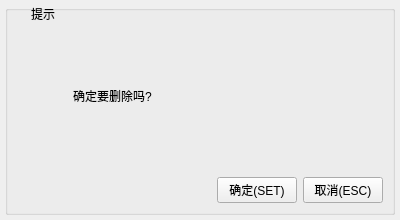
<?xml version="1.0" encoding="UTF-8"?>
<ui version="4.0">
 <class>myMessageBox</class>
 <widget class="QWidget" name="myMessageBox">
  <property name="geometry">
   <rect>
    <x>0</x>
    <y>0</y>
    <width>400</width>
    <height>220</height>
   </rect>
  </property>
  <property name="windowTitle">
   <string>Form</string>
  </property>
  <layout class="QGridLayout" name="gridLayout">
   <property name="leftMargin">
    <number>0</number>
   </property>
   <property name="topMargin">
    <number>0</number>
   </property>
   <property name="rightMargin">
    <number>0</number>
   </property>
   <property name="bottomMargin">
    <number>0</number>
   </property>
   <property name="spacing">
    <number>0</number>
   </property>
   <item row="0" column="0">
    <widget class="QWidget" name="widget_main" native="true">
     <property name="styleSheet">
      <string notr="true"/>
     </property>
     <layout class="QVBoxLayout" name="verticalLayout_2">
      <property name="spacing">
       <number>5</number>
      </property>
      <property name="leftMargin">
       <number>5</number>
      </property>
      <property name="topMargin">
       <number>5</number>
      </property>
      <property name="rightMargin">
       <number>5</number>
      </property>
      <property name="bottomMargin">
       <number>5</number>
      </property>
      <item>
       <widget class="QGroupBox" name="groupBox">
        <property name="title">
         <string/>
        </property>
        <layout class="QVBoxLayout" name="verticalLayout_3">
         <item>
          <layout class="QHBoxLayout" name="horizontalLayout_4">
           <item>
            <widget class="QLabel" name="labIcoMain">
             <property name="minimumSize">
              <size>
               <width>40</width>
               <height>40</height>
              </size>
             </property>
             <property name="maximumSize">
              <size>
               <width>40</width>
               <height>40</height>
              </size>
             </property>
             <property name="styleSheet">
              <string notr="true">border-image: url(:/image/msg_info.png);</string>
             </property>
             <property name="text">
              <string/>
             </property>
            </widget>
           </item>
           <item>
            <spacer name="horizontalSpacer_2">
             <property name="orientation">
              <enum>Qt::Horizontal</enum>
             </property>
             <property name="sizeType">
              <enum>QSizePolicy::Minimum</enum>
             </property>
             <property name="sizeHint" stdset="0">
              <size>
               <width>10</width>
               <height>20</height>
              </size>
             </property>
            </spacer>
           </item>
           <item>
            <widget class="QLabel" name="labInfo">
             <property name="sizePolicy">
              <sizepolicy hsizetype="Expanding" vsizetype="Preferred">
               <horstretch>0</horstretch>
               <verstretch>0</verstretch>
              </sizepolicy>
             </property>
             <property name="text">
              <string>确定要删除吗?</string>
             </property>
             <property name="scaledContents">
              <bool>false</bool>
             </property>
             <property name="wordWrap">
              <bool>true</bool>
             </property>
            </widget>
           </item>
          </layout>
         </item>
         <item>
          <layout class="QHBoxLayout" name="horizontalLayout_3">
           <item>
            <spacer name="horizontalSpacer">
             <property name="orientation">
              <enum>Qt::Horizontal</enum>
             </property>
             <property name="sizeHint" stdset="0">
              <size>
               <width>40</width>
               <height>20</height>
              </size>
             </property>
            </spacer>
           </item>
           <item>
            <widget class="QPushButton" name="btnOk">
             <property name="enabled">
              <bool>true</bool>
             </property>
             <property name="cursor">
              <cursorShape>PointingHandCursor</cursorShape>
             </property>
             <property name="focusPolicy">
              <enum>Qt::NoFocus</enum>
             </property>
             <property name="styleSheet">
              <string notr="true"/>
             </property>
             <property name="text">
              <string>确定(SET)</string>
             </property>
             <property name="icon">
              <iconset resource="../style.qrc">
               <normaloff>:/image/btn_ok.png</normaloff>:/image/btn_ok.png</iconset>
             </property>
             <property name="iconSize">
              <size>
               <width>20</width>
               <height>20</height>
              </size>
             </property>
             <property name="checkable">
              <bool>true</bool>
             </property>
            </widget>
           </item>
           <item>
            <widget class="QPushButton" name="btnCancel">
             <property name="cursor">
              <cursorShape>PointingHandCursor</cursorShape>
             </property>
             <property name="focusPolicy">
              <enum>Qt::NoFocus</enum>
             </property>
             <property name="styleSheet">
              <string notr="true"/>
             </property>
             <property name="text">
              <string>取消(ESC)</string>
             </property>
             <property name="icon">
              <iconset resource="../style.qrc">
               <normaloff>:/image/btn_close.png</normaloff>:/image/btn_close.png</iconset>
             </property>
             <property name="iconSize">
              <size>
               <width>20</width>
               <height>20</height>
              </size>
             </property>
             <property name="checkable">
              <bool>true</bool>
             </property>
            </widget>
           </item>
          </layout>
         </item>
        </layout>
       </widget>
      </item>
     </layout>
    </widget>
   </item>
  </layout>
  <widget class="QWidget" name="widget_title" native="true">
   <property name="geometry">
    <rect>
     <x>0</x>
     <y>0</y>
     <width>280</width>
     <height>28</height>
    </rect>
   </property>
   <property name="sizePolicy">
    <sizepolicy hsizetype="Preferred" vsizetype="Fixed">
     <horstretch>0</horstretch>
     <verstretch>0</verstretch>
    </sizepolicy>
   </property>
   <property name="minimumSize">
    <size>
     <width>100</width>
     <height>28</height>
    </size>
   </property>
   <layout class="QHBoxLayout" name="horizontalLayout_2">
    <property name="spacing">
     <number>0</number>
    </property>
    <property name="leftMargin">
     <number>0</number>
    </property>
    <property name="topMargin">
     <number>0</number>
    </property>
    <property name="rightMargin">
     <number>0</number>
    </property>
    <property name="bottomMargin">
     <number>0</number>
    </property>
    <item>
     <widget class="QLabel" name="lab_Ico">
      <property name="sizePolicy">
       <sizepolicy hsizetype="Minimum" vsizetype="Preferred">
        <horstretch>0</horstretch>
        <verstretch>0</verstretch>
       </sizepolicy>
      </property>
      <property name="minimumSize">
       <size>
        <width>31</width>
        <height>0</height>
       </size>
      </property>
      <property name="text">
       <string/>
      </property>
      <property name="alignment">
       <set>Qt::AlignCenter</set>
      </property>
     </widget>
    </item>
    <item>
     <widget class="QLabel" name="lab_Title">
      <property name="sizePolicy">
       <sizepolicy hsizetype="Expanding" vsizetype="Preferred">
        <horstretch>0</horstretch>
        <verstretch>0</verstretch>
       </sizepolicy>
      </property>
      <property name="styleSheet">
       <string notr="true"/>
      </property>
      <property name="text">
       <string>提示</string>
      </property>
      <property name="alignment">
       <set>Qt::AlignLeading|Qt::AlignLeft|Qt::AlignVCenter</set>
      </property>
     </widget>
    </item>
    <item>
     <widget class="QWidget" name="widget_menu" native="true">
      <property name="sizePolicy">
       <sizepolicy hsizetype="Minimum" vsizetype="Preferred">
        <horstretch>0</horstretch>
        <verstretch>0</verstretch>
       </sizepolicy>
      </property>
      <layout class="QHBoxLayout" name="horizontalLayout">
       <property name="spacing">
        <number>0</number>
       </property>
       <property name="leftMargin">
        <number>0</number>
       </property>
       <property name="topMargin">
        <number>0</number>
       </property>
       <property name="rightMargin">
        <number>0</number>
       </property>
       <property name="bottomMargin">
        <number>0</number>
       </property>
       <item>
        <widget class="QPushButton" name="btnMenu_Close">
         <property name="sizePolicy">
          <sizepolicy hsizetype="Minimum" vsizetype="Expanding">
           <horstretch>0</horstretch>
           <verstretch>0</verstretch>
          </sizepolicy>
         </property>
         <property name="minimumSize">
          <size>
           <width>40</width>
           <height>0</height>
          </size>
         </property>
         <property name="cursor">
          <cursorShape>ArrowCursor</cursorShape>
         </property>
         <property name="focusPolicy">
          <enum>Qt::NoFocus</enum>
         </property>
         <property name="toolTip">
          <string>关闭</string>
         </property>
         <property name="text">
          <string/>
         </property>
         <property name="flat">
          <bool>true</bool>
         </property>
        </widget>
       </item>
      </layout>
     </widget>
    </item>
   </layout>
  </widget>
 </widget>
 <resources>
  <include location="../style.qrc"/>
 </resources>
 <connections/>
</ui>
